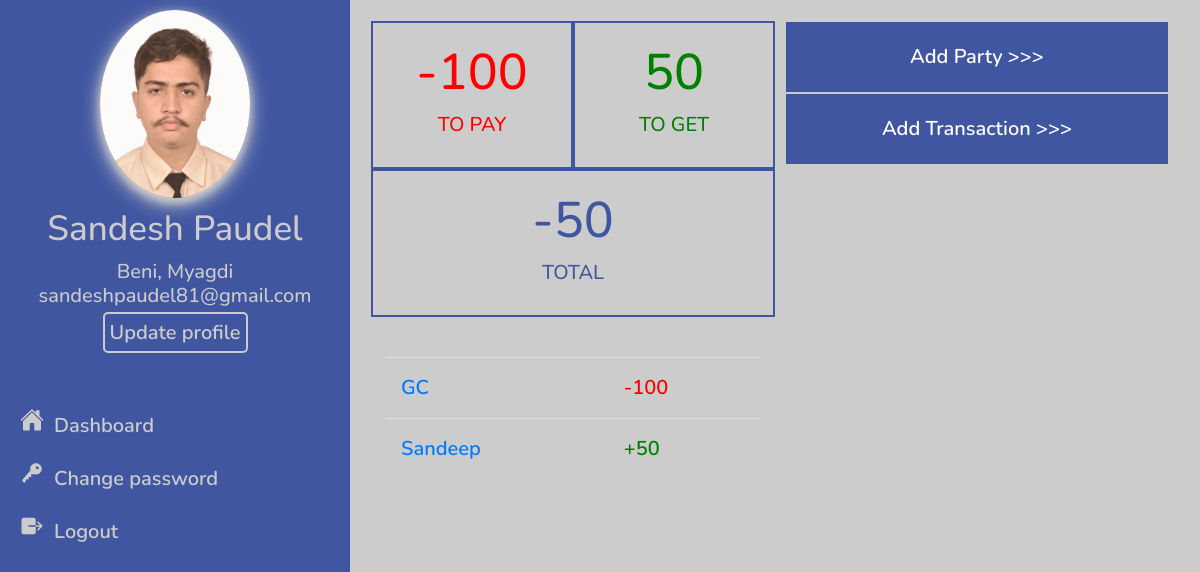
Screenshot of / (signed in) with the database file from the repository.
### webapp/models.py (models this page shows, shortened)
class Profile(models.Model):
    user = models.OneToOneField(User, on_delete=models.CASCADE)
    address = models.CharField(max_length=255, null=True, blank=True)
    birth_date = models.DateField(null=True, blank=True)
    image = models.ImageField(upload_to="profile-pic/", null=True, blank=True)

class Party(models.Model):
    user = models.ForeignKey(User, on_delete=models.CASCADE)
    name = models.CharField(max_length=255)
    address = models.CharField(max_length=255, null=True, blank=True)
    contact = models.CharField(max_length=10, null=True, blank=True)
    date_created = models.DateTimeField(auto_now=True, blank=True, null=True)
    def amount(self):
        toPay = Transaction.objects.filter(action='sub', party=self)
        toGet = Transaction.objects.filter(action='add', party=self)
        totalToPay = 0
        totalToGet = 0
        for val in toPay:
            totalToPay = totalToPay + val.amount
        for val in toGet:
            totalToGet = totalToGet + val.amount
        total = int(totalToGet - totalToPay)
        return total

class Transaction(models.Model):
    ACTION_CHOICES = [
        ('add', '+'),
        ('sub', '-'),
    ]
    user = models.ForeignKey(User, on_delete=models.CASCADE)
    party = models.ForeignKey(Party, on_delete=models.CASCADE)
    amount = models.DecimalField(default=0, max_digits=6, decimal_places=2)
    description = models.CharField(max_length=255)
    action = models.CharField(max_length=3, choices=ACTION_CHOICES)
    datetime = models.DateTimeField(default=datetime.now)

### webapp/views.py (the view)
# urls.py: 2. Add a URL to urlpatterns:  path('', views.home, name='home')
@login_required(login_url='/login/')
def home(request):
    parties = Party.objects.filter(user=request.user)
    toPay = 0
    toGet = 0
    for party in parties:
        amt = party.amount()
        if amt < 0:
            toPay += amt
        else:
            toGet += amt
    total = toGet + toPay
    context = {'toPay': toPay, 'toGet': toGet, 'total': total, 'parties': parties}
    return render(request, 'home.html', context)

### webapp/templates/home.html (shortened to what this page needs)
{% extends 'base.html' %}
{% load static %}
{% load crispy_forms_tags %}
{% block css %}
<link rel="stylesheet" href="{% static 'css/design.css' %}">
{% endblock css %}
{% block content %}
    <div class="row p-3">
        <div class="col-md">
            <div class="row">
                <div class="col-sm-6 topay py-3">
                    <h1>{{toPay}}</h1>
                    <h6>TO PAY</h6>
                </div>
                <div class="col-sm-6 toget py-3">
                    <h1>{{toGet}}</h1>
                    <h6>TO GET</h6>
                </div>
                <div class="col-sm-12 total py-3">
                    {% if total > 0 %}
                        <h1>+ {{total}}</h1>
                    {% elif total < 0 %}
                        <h1>{{total}}</h1>
                    {% endif %}
                    <h6>TOTAL</h6>
                </div>
            </div>
        </div>
        <div class="col-md">
            <div class="row px-2">
                <div class="col-12 addlink py-3">
                    <a href="{% url 'add_party' %}">Add Party >>></a>
                </div>
                <div class="col-12 addlink py-3">
                    <a href="{% url 'add_transaction' %}">Add Transaction >>></a>
                </div>
            </div>
        </div>
    </div>
    <div class="row p-3">
        <div class="col-md party-index">
            <table class="table table-hover">
                <tbody>
                    {% for party in parties %}
                        <tr>
                            <td><a href="{% url 'party-statement' party.id %}">{{ party.name }}</a></td>
                            {% if party.amount > 0 %}
                                <td style="color: green;">+{{ party.amount}}</td>
                            {% elif party.amount < 0 %}
                                <td style="color: red;">{{ party.amount}}</td>
                            {% endif %}
                        </tr>
                    {% endfor %}
                </tbody>
              </table>
        </div>
        <div class="col-md"></div>
    </div>
{% endblock content %}

### webapp/templates/base.html (shortened to what this page needs)
{% load static %}
<!DOCTYPE html>
<html lang="en">
<head>
    <link rel="stylesheet" href="https://stackpath.bootstrapcdn.com/bootstrap/4.1.3/css/bootstrap.min.css">
    <link rel="stylesheet" href="{% static 'date-time-picker/jquery-ui.css' %}">
    <link rel="stylesheet" href="{% static 'date-time-picker/jquery-ui-timepicker-addon.css' %}">
    {% block css %}{% endblock %}
</head>
<body>
    <main>
        <div class="sidebar">
            <div class="profile-image">
                {% if user.profile.image %}
                <img src="{{ user.profile.image.url }}" alt="{{user.first_name}}">
                {% else %}
                <img src="{% static 'images/default-avatar.png' %}" alt="{{ user.first_name }}">
                {% endif %}
            </div>
            <div class="profile">
                <h3>{{user.first_name}} {{user.last_name}}</h3>
                <h6>{{user.profile.address}}<br>{{user.email}}</h6>
                <a href="{% url 'update_profile' %}">Update profile</a>
            </div>
            <div class="quicklink">
                <a href="{% url 'home' %}"><ion-icon name="home"></ion-icon>Dashboard</a>
            </div>
            <div class="quicklink">
                <a href="{% url 'change-password' %}"><ion-icon name="key"></ion-icon>Change password</a>
            </div>
            <div class="quicklink">
                <a href="{% url 'logout' %}"><ion-icon name="exit"></ion-icon>Logout</a>
            </div>
        </div>
        <div class="content">
            {% block content %}{% endblock %}
        </div>
    </main>
</body>
</html>

### webapp/static/css/design.css (style rules this page uses)
* { margin: 0; padding: 0; box-sizing: border-box; }
html, body { font-size: 20px; font-weight: 600; text-rendering: optimizeLegibility; background-color: #cccccc; font-family: 'Nunito', sans-serif; overflow-x: hidden; }
.sidebar { margin: 0; padding: 0; width: 350px; background-color: #4056A1;; position: fixed; height: 100%; overflow: auto; }
div.content { margin-left: 350px; padding: 1px 16px; height: auto; }
.sidebar .profile-image { text-align: center; margin: 10px 0px; }
.sidebar .profile-image img { width: 150px; box-shadow: 0 4px 8px 0 #cccccc, 0 6px 20px 0 #cccccc; border-radius: 50%; }
.sidebar .profile { text-align: center; margin-bottom: 50px; color: #cccccc; }
.sidebar .profile a { color: #cccccc; border: 2px solid#cccccc; padding: 5px; border-radius: 5px; }
.sidebar .quicklink { padding: 10px 20px; }
.sidebar .quicklink a { color: #cccccc; }
.sidebar .quicklink ion-icon { margin-right: 10px; font-size: 120%; }
.topay { border: 2px solid #4056A1; text-align: center; color: red; background-size: 100% 200%; background-image: linear-gradient(to bottom, transparent 50%, red 50%); transition: background-position 1s; }
.toget { border: 2px solid #4056A1; color: green; text-align: center; background-size: 100% 200%; background-image: linear-gradient(to bottom, transparent 50%, green 50%); transition: background-position 1s; }
.total { border: 2px solid #4056A1; color: #4056A1; text-align: center; transition: all 0.5s ease-out; }
.addlink { color: white; text-align: center; border: 1px solid #cccccc; background-size: 200% 100%; background-image: linear-gradient(to right, #4056A1 50%, #232f58 50%); transition: background-position 1s; }
.addlink a { color: white; }

### rows the page displays
Party: name "GC", amount "-100"
Party: name "Sandeep", amount "50"

### other values shown
{{ user.first_name }} "Sandesh"
{{ user.last_name }} "Paudel"
{{ user.profile.address }} "Beni, Myagdi"
{{ user.email }} "sandeshpaudel81@gmail.com"
{{ toPay }} "-100"
{{ toGet }} "50"
{{ total }} "-50"
